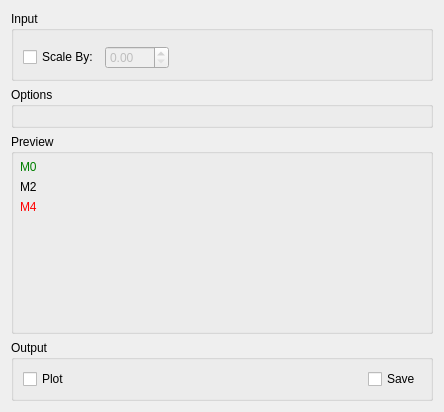
<?xml version="1.0" encoding="UTF-8"?>
<ui version="4.0">
 <class>IndirectMoments</class>
 <widget class="QWidget" name="IndirectMoments">
  <property name="geometry">
   <rect>
    <x>0</x>
    <y>0</y>
    <width>444</width>
    <height>398</height>
   </rect>
  </property>
  <property name="windowTitle">
   <string>Form</string>
  </property>
  <layout class="QVBoxLayout" name="moment_verticalLayout_27">
   <item>
    <widget class="QGroupBox" name="gbInput">
     <property name="title">
      <string>Input</string>
     </property>
     <layout class="QVBoxLayout" name="verticalLayout">
      <item>
       <widget class="MantidQt::MantidWidgets::DataSelector" name="dsInput" native="true">
        <property name="sizePolicy">
         <sizepolicy hsizetype="Minimum" vsizetype="Fixed">
          <horstretch>0</horstretch>
          <verstretch>0</verstretch>
         </sizepolicy>
        </property>
        <property name="loadLabelText" stdset="0">
         <string>Plot Input</string>
        </property>
        <property name="workspaceSuffixes" stdset="0">
         <stringlist>
          <string>_sqw</string>
         </stringlist>
        </property>
        <property name="fileBrowserSuffixes" stdset="0">
         <stringlist>
          <string>_sqw.nxs</string>
         </stringlist>
        </property>
        <property name="showLoad" stdset="0">
         <bool>false</bool>
        </property>
       </widget>
      </item>
      <item>
       <layout class="QHBoxLayout" name="loScale">
        <item>
         <widget class="QCheckBox" name="ckScale">
          <property name="text">
           <string>Scale By:</string>
          </property>
         </widget>
        </item>
        <item>
         <widget class="QDoubleSpinBox" name="spScale">
          <property name="enabled">
           <bool>false</bool>
          </property>
          <property name="maximum">
           <double>999.990000000000009</double>
          </property>
         </widget>
        </item>
        <item>
         <spacer name="horizontalSpacer_2">
          <property name="orientation">
           <enum>Qt::Horizontal</enum>
          </property>
          <property name="sizeType">
           <enum>QSizePolicy::Expanding</enum>
          </property>
          <property name="sizeHint" stdset="0">
           <size>
            <width>40</width>
            <height>20</height>
           </size>
          </property>
         </spacer>
        </item>
       </layout>
      </item>
     </layout>
    </widget>
   </item>
   <item>
    <widget class="QGroupBox" name="gbOptions">
     <property name="title">
      <string>Options</string>
     </property>
     <layout class="QHBoxLayout" name="horizontalLayout_21">
      <item>
       <layout class="QHBoxLayout" name="properties"/>
      </item>
      <item>
       <layout class="QHBoxLayout" name="plotRaw"/>
      </item>
     </layout>
    </widget>
   </item>
   <item>
    <widget class="QGroupBox" name="gbPreview">
     <property name="minimumSize">
      <size>
       <width>0</width>
       <height>200</height>
      </size>
     </property>
     <property name="title">
      <string>Preview</string>
     </property>
     <layout class="QHBoxLayout" name="horizontalLayout_1">
      <property name="margin">
       <number>6</number>
      </property>
      <item>
       <layout class="QVBoxLayout" name="plotPreview"/>
      </item>
      <item>
       <layout class="QVBoxLayout" name="loPlotLegend">
        <item>
         <widget class="QLabel" name="lbM0">
          <property name="styleSheet">
           <string notr="true">color: green;</string>
          </property>
          <property name="text">
           <string>M0</string>
          </property>
         </widget>
        </item>
        <item>
         <widget class="QLabel" name="lbM2">
          <property name="styleSheet">
           <string notr="true">color: black;</string>
          </property>
          <property name="text">
           <string>M2</string>
          </property>
         </widget>
        </item>
        <item>
         <widget class="QLabel" name="lbM4">
          <property name="styleSheet">
           <string notr="true">color: red;</string>
          </property>
          <property name="text">
           <string>M4</string>
          </property>
         </widget>
        </item>
        <item>
         <spacer name="verticalSpacer_0">
          <property name="orientation">
           <enum>Qt::Vertical</enum>
          </property>
          <property name="sizeHint" stdset="0">
           <size>
            <width>20</width>
            <height>40</height>
           </size>
          </property>
         </spacer>
        </item>
       </layout>
      </item>
     </layout>
    </widget>
   </item>
   <item>
    <widget class="QGroupBox" name="gbOutput">
     <property name="title">
      <string>Output</string>
     </property>
     <layout class="QHBoxLayout" name="horizontalLayout">
      <item>
       <widget class="QCheckBox" name="ckPlot">
        <property name="text">
         <string>Plot</string>
        </property>
       </widget>
      </item>
      <item>
       <spacer name="horizontalSpacer_1">
        <property name="orientation">
         <enum>Qt::Horizontal</enum>
        </property>
        <property name="sizeHint" stdset="0">
         <size>
          <width>40</width>
          <height>20</height>
         </size>
        </property>
       </spacer>
      </item>
      <item>
       <widget class="QCheckBox" name="ckSave">
        <property name="text">
         <string>Save</string>
        </property>
       </widget>
      </item>
     </layout>
    </widget>
   </item>
  </layout>
 </widget>
 <customwidgets>
  <customwidget>
   <class>MantidQt::MantidWidgets::DataSelector</class>
   <extends>QWidget</extends>
   <header>MantidQtMantidWidgets/DataSelector.h</header>
  </customwidget>
 </customwidgets>
 <resources/>
 <connections>
  <connection>
   <sender>ckScale</sender>
   <signal>toggled(bool)</signal>
   <receiver>spScale</receiver>
   <slot>setEnabled(bool)</slot>
   <hints>
    <hint type="sourcelabel">
     <x>60</x>
     <y>45</y>
    </hint>
    <hint type="destinationlabel">
     <x>139</x>
     <y>46</y>
    </hint>
   </hints>
  </connection>
 </connections>
</ui>
